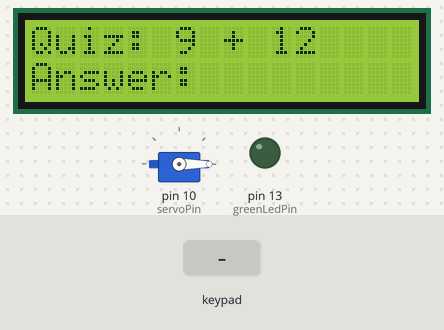
The sketch below on a simulated Arduino Uno, built with avr-gcc and run on an emulated ATmega328P. On the bench: 16×2 character LCD, servo, output pins drawn as LEDs (lit = HIGH). The inputs (shaded band) are chosen by the test bench. Random numbers use the default seed unless the sketch sets one.

Above: at 3.3 s.
3.4 s: keypad keys 2 3 4 5 A pressed 0.4 s apart
At 5.8 s:
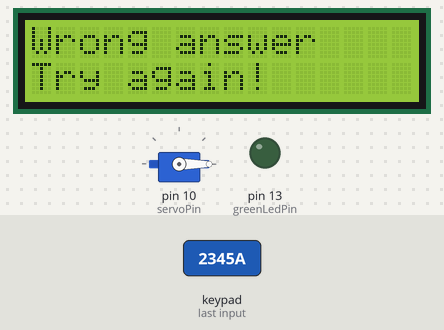
8.0 s: key '1' pressed
At 8.5 s:
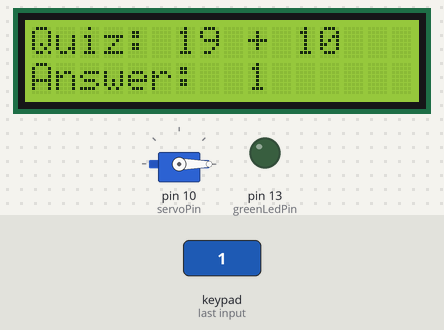
9.5 s: key '2' pressed
At 10.7 s:
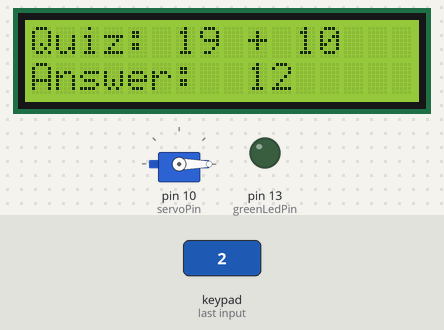
11.0 s: keypad keys 2 3 4 5 pressed 0.4 s apart
At 12.9 s:
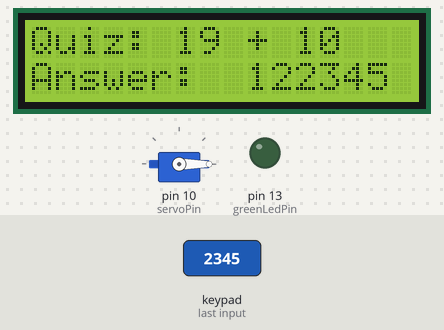
Timing chart, 0 to 14.4 s (numbered marks = the images above; inputs shaded):
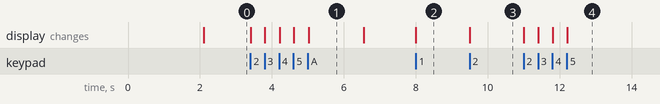

The sketch:

Quby_math_plus.ino
```cpp
#include <Keypad.h>
#include <LiquidCrystal_I2C.h>
#include <Servo.h>

// -------------------- Tastatur Setup --------------------
const byte ROWS = 4;
const byte COLS = 4;
char keys[ROWS][COLS] = {
  { '1', '2', '3', 'A' },
  { '4', '5', '6', 'B' },
  { '7', '8', '9', 'C' },
  { '*', '0', '#', 'D' }
};
byte rowPins[ROWS] = { 2, 3, 4, 5 };
byte colPins[COLS] = { 6, 7, 8, 9 };
Keypad keypad = Keypad(makeKeymap(keys), rowPins, colPins, ROWS, COLS);

// -------------------- LCD & Servo --------------------
LiquidCrystal_I2C lcd(0x27, 16, 2);
Servo myServo;
const int servoPin = 10;
const int SERVO_ON_ANGLE = 90;
const int SERVO_OFF_ANGLE = 0;

// -------------------- LED & Sensor --------------------
const int sensorPin = A0;
const int greenLedPin = 13;
const int lightThreshold = 950;

// -------------------- Quiz --------------------
int a, b, correctAnswer;
String inputAnswer = "";
bool vaultOpen = false;

void generateQuiz() {
  a = random(1, 20);
  b = random(1, 20);
  correctAnswer = a + b;
  inputAnswer = "";

  lcd.clear();
  lcd.setCursor(0, 0);
  lcd.print("Quiz: ");
  lcd.print(a);
  lcd.print(" + ");
  lcd.print(b);
  lcd.setCursor(0, 1);
  lcd.print("Answer: ");
}

void setup() {
  randomSeed(analogRead(0));

  lcd.init();
  lcd.backlight();
  lcd.clear();
  lcd.setCursor(0, 0);
  lcd.print("Math Quiz Lock");
  delay(2000);

  myServo.attach(servoPin);
  myServo.write(SERVO_OFF_ANGLE);

  pinMode(greenLedPin, OUTPUT);
  digitalWrite(greenLedPin, LOW);

  generateQuiz();

  Serial.begin(9600);
}

void loop() {
  if (vaultOpen) {
    int sensorValue = analogRead(sensorPin);
    Serial.println(sensorValue);
    if (sensorValue > lightThreshold) {
      digitalWrite(greenLedPin, HIGH);
    } else {
      digitalWrite(greenLedPin, LOW);
    }
    delay(100);
  }

  char key = keypad.getKey();
  if (key) {
    if (key >= '0' && key <= '9') {
      inputAnswer += key;
      lcd.setCursor(9, 1);
      lcd.print(inputAnswer);
    }

    else if (key == 'B') {
      inputAnswer = "";
      lcd.setCursor(9, 1);
      lcd.print("    ");
      lcd.setCursor(9, 1);
    }

    else if (key == 'A') {
      if (inputAnswer.toInt() == correctAnswer) {
        lcd.clear();
        lcd.setCursor(0, 0);
        lcd.print("Correct!");
        lcd.setCursor(0, 1);
        lcd.print("Vault is open");

        myServo.write(SERVO_ON_ANGLE);
        vaultOpen = true;
      } else {
        lcd.clear();
        lcd.setCursor(0, 0);
        lcd.print("Wrong answer");
        lcd.setCursor(0, 1);
        lcd.print("Try again!");
        delay(1500);
        generateQuiz();
      }
    }

    else if (key == 'D' && vaultOpen) {
      myServo.write(SERVO_OFF_ANGLE);
      digitalWrite(greenLedPin, LOW);
      vaultOpen = false;
      generateQuiz();
    }
  }
}
```

Measured:
- after the input at 3.4 s, the display: first changes at once (image 1 shows a later state)
- after the input at 8.0 s, the display: changes at once (image 2)
- after the input at 9.5 s, the display: changes at once (image 3)
- after the input at 11.0 s, the display: first changes at once (image 4 shows a later state)
- what the display in image 1 shows lasts 1.6 s, from 5.0 s to 6.6 s
